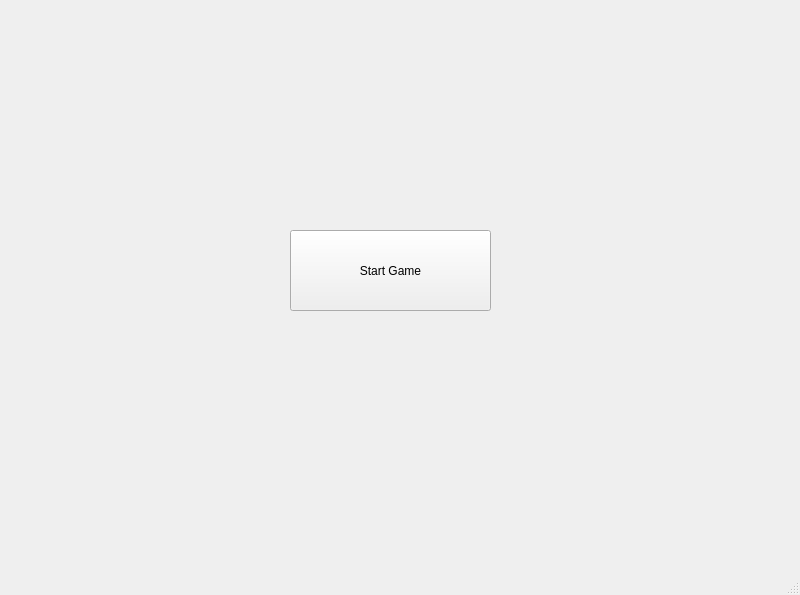
<?xml version="1.0" encoding="UTF-8"?>
<ui version="4.0">
 <class>Lobby</class>
 <widget class="QMainWindow" name="Lobby">
  <property name="geometry">
   <rect>
    <x>0</x>
    <y>0</y>
    <width>800</width>
    <height>595</height>
   </rect>
  </property>
  <property name="windowTitle">
   <string>MainWindow</string>
  </property>
  <widget class="QWidget" name="centralwidget">
   <widget class="QPushButton" name="StartGame">
    <property name="geometry">
     <rect>
      <x>290</x>
      <y>230</y>
      <width>201</width>
      <height>81</height>
     </rect>
    </property>
    <property name="styleSheet">
     <string notr="true">backgroud-color:rgb(255, 85, 0)</string>
    </property>
    <property name="text">
     <string>Start Game</string>
    </property>
   </widget>
  </widget>
  <widget class="QMenuBar" name="menubar">
   <property name="geometry">
    <rect>
     <x>0</x>
     <y>0</y>
     <width>800</width>
     <height>22</height>
    </rect>
   </property>
  </widget>
  <widget class="QStatusBar" name="statusbar"/>
 </widget>
 <resources/>
 <connections/>
</ui>
